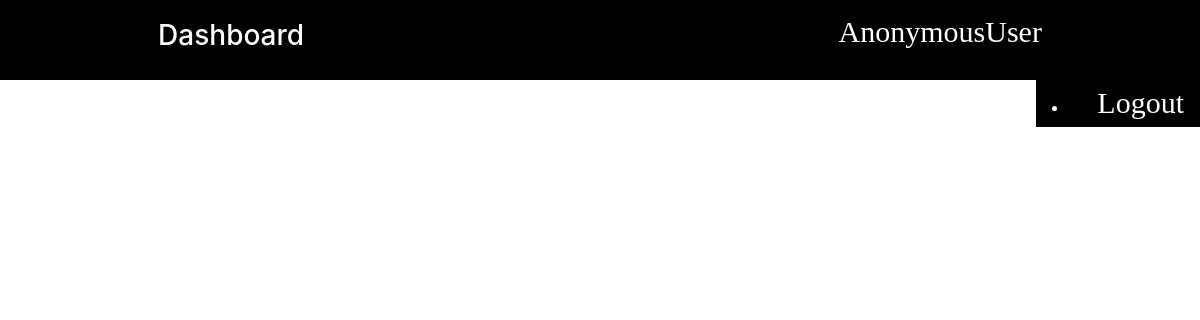
The app's page /course/php/, older data.
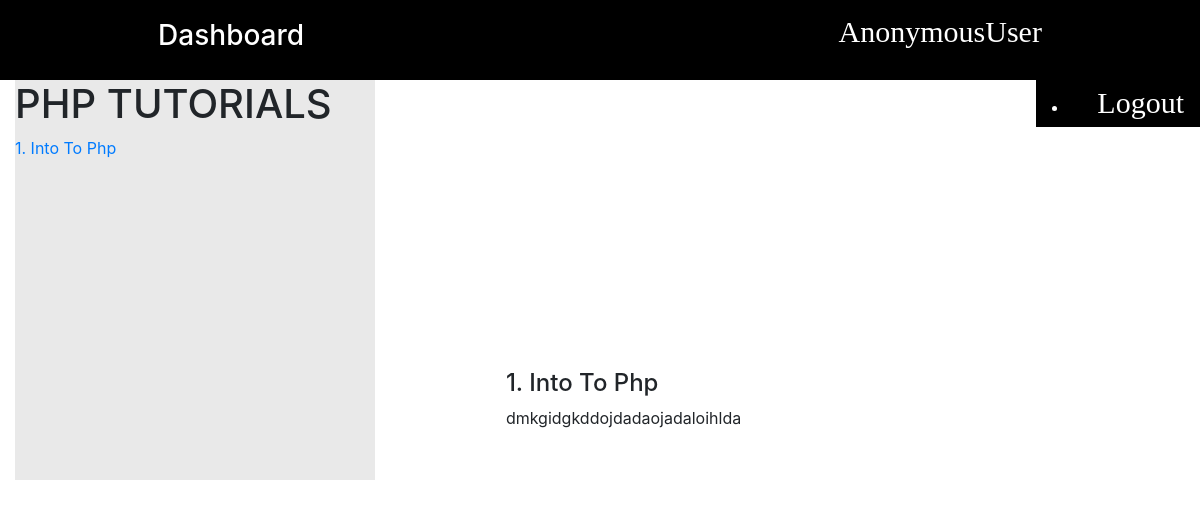
The same page, newer data.
### tutorials/models.py (models this page shows, shortened)
class Php(models.Model):
    title = models.CharField(max_length=100)
    description = models.TextField()
    price = models.IntegerField()
    video_url = EmbedVideoField(blank=True)
    slug = models.SlugField()
    course_number = models.IntegerField(default=0)
    previous_post = models.ForeignKey(
        'self', related_name='previous', on_delete=models.SET_NULL, blank=True, null=True)
    next_post = models.ForeignKey(
        'self', related_name='next', on_delete=models.SET_NULL, blank=True, null=True)

### tutorials/views.py (the view)
# urls.py: path("course/php/", PhpList.as_view(), name="php"),
class PhpList(ListView):
    model = Php
    template_name = './courses/php.html'
    context_object_name = 'queryset'
    paginate_by = 1
    def get_context_data(self, **kwargs):
        php = Php.objects.all()
        queryset = Php
        context = super().get_context_data(**kwargs)
        context['page_request_var'] = "page"
        context['php'] = php
        return context

### templates/courses/php.html (shortened to what this page needs)
{% extends 'account/register/register_base.html' %} {% load static %} {% load embed_video_tags %} {% block title %} PHP Tutorial {% endblock title %}
 {% block navbar %} {% include 'registration/nav.html' %} {% endblock navbar %}
{% block content %}
{% for course in queryset %}
<div class="container-fluid">
  <div class="empty"></div>
  <div class="course-titles">
    <h1>PHP TUTORIALS</h1>
    {% for tut in php %}
    <a href="?{{ page_request_var }}={{ tut.course_number }}"><p>{{ tut.title }}</p></a>
    {% endfor %}
  </div>
  <div class="the-course" id="#{{ course.id }}">
    <h4>{{ course.title }}</h4>
    <div class="description">
      <p>{{ course.description }}</p>
    </div>
  </div>
</div>
{% endfor %}
{% endblock content %}

Row changes from the older to the newer data that the page shows:
added Php: title "1. Into To Php", description "dmkgidgkddojdadaojadaloihlda"
